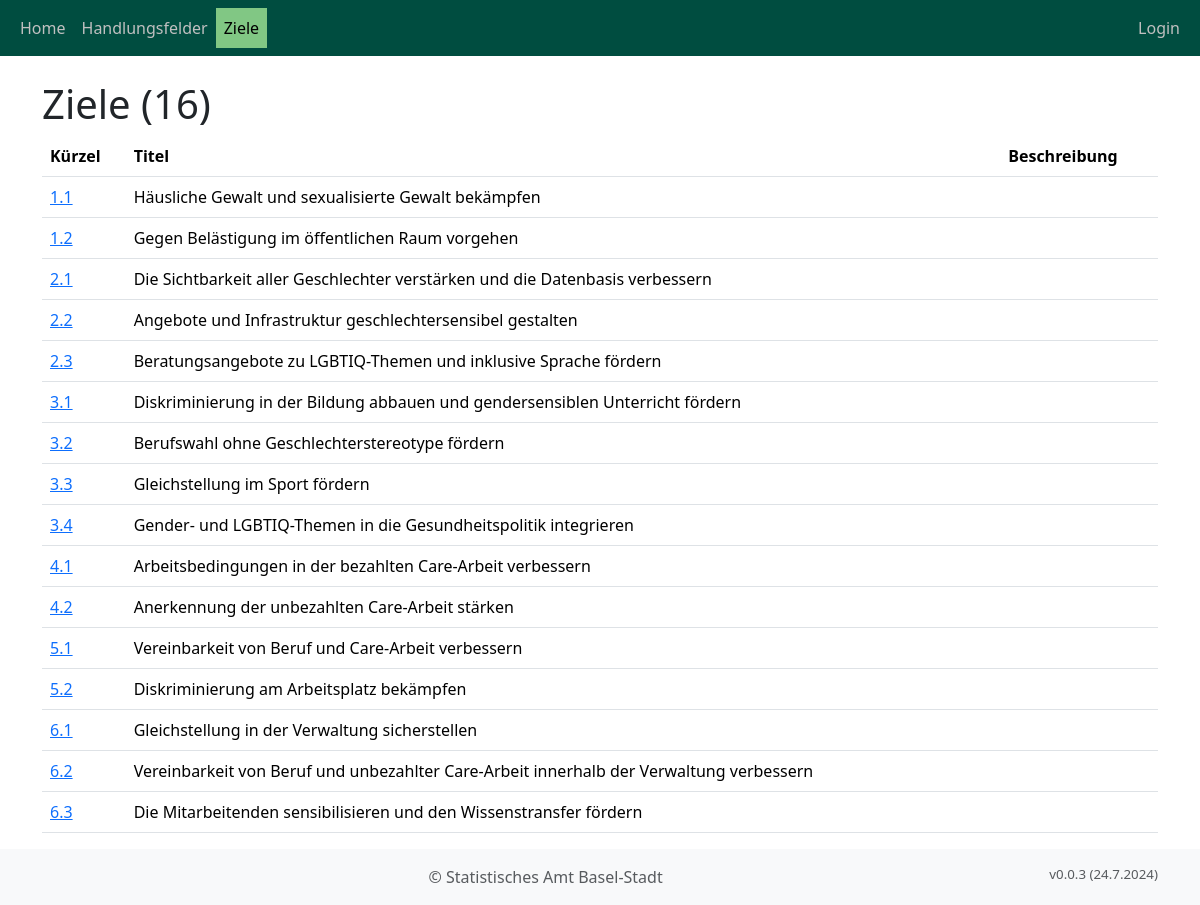
Screenshot of /ziele/ with the database file from the repository.
### objective_manager_app/models.py (models this page shows, shortened)
class BusinessObject(models.Model):
    strategie = models.ForeignKey("Strategie", on_delete=models.CASCADE)
    typ = models.ForeignKey("Code", on_delete=models.CASCADE)
    vorgaenger = models.ForeignKey("self", on_delete=models.CASCADE, null=True, blank=True)
    kuerzel = models.CharField(max_length=10)
    titel = models.CharField(max_length=200, verbose_name="Titel")
    beschreibung = models.TextField(verbose_name="Beschreibung")
    erstellt_am = models.DateTimeField(auto_now_add=True, verbose_name="Erstellt am")
    erstellt_von = models.ForeignKey(User, on_delete=models.CASCADE, verbose_name="Erstellt von", blank=True)
    aufwand_personen_tage_plan = models.DecimalField(max_digits=10, decimal_places=2, verbose_name="Aufwand Personentage", default=0)
    aufwand_tsd_chf_plan = models.DecimalField(max_digits=10, decimal_places=2, verbose_name="Aufwand tsd CHF", default=0)
    jahr_start = models.IntegerField(verbose_name="Jahr Start", default=datetime.now().year)
    jahr_ende = models.IntegerField(verbose_name="Jahr Ende", default=datetime.now().year)
    anmerkung_initialisierung = models.TextField(verbose_name="Pol. Vorstoss", null=True, blank=True)
    messbarkeit = models.CharField(max_length=200, verbose_name="Messbarkeit")
    bestehende_massnahme = models.CharField(max_length=200, verbose_name="Bestehende Massnahme")
    kontakt_verantwortlich = models.ForeignKey(Person, on_delete=models.CASCADE, verbose_name="Kontakt verantwortlich")
    objects = models.Manager()
    themen = ThemaManager()
    handlungsfelder = HandlungsfeldManager()
    ziele = ZielManager()
    massnahmen = MassnahmeManager()

### objective_manager_app/views.py (the view)
# urls.py: path("ziele/", views.ziele_list, name="ziele_list"),
def ziele_list(request):
    ziele = BusinessObject.ziele.all()
    return render(request, "objective_manager_app/ziele_list.html", {"ziele": ziele})

### objective_manager_app/models.py (called while the page is built)
    def get_queryset(self):
        return super().get_queryset().filter(typ_id=3, vorgaenger__typ_id=2)

### objective_manager_app/templatetags/custom_filters.py (called while the page is built)
@register.filter(name='is_in_group')
def is_in_group(user, group_name):
    if user.is_authenticated:
        return user.groups.filter(name=group_name).exists()
    return False

### templates/objective_manager_app/ziele_list.html (shortened to what this page needs)
{% extends "base.html" %}
{% load custom_filters %}
{% block content %}
    <div class="container">
        <h1>Ziele  ({{ ziele|length }})</h1>
        <table class="table">
            <thead>
                <tr>
                    <th>Kürzel</th>
                    <th>Titel</th>
                    <th>Beschreibung</th>
                </tr>
            </thead>
            <tbody>
                {% for ziel in ziele %}
                <tr>
                    <td><a href="{% url 'ziel_detail' ziel.pk %}">{{ ziel.kuerzel }}</a></td>
                    <td>{{ ziel.titel }}</td>
                    <td>{{ ziel.text }}</td>
                </tr>
                {% endfor %}
            </tbody>
        </table>
    </div>
{% endblock %}

### rows the page displays
BusinessObject: kuerzel "1.1", titel "Häusliche Gewalt und sexualisierte Gewalt bekämpfen"
BusinessObject: kuerzel "1.2", titel "Gegen Belästigung im öffentlichen Raum vorgehen"
BusinessObject: kuerzel "2.1", titel "Die Sichtbarkeit aller Geschlechter verstärken und die Datenbasis verbessern"
BusinessObject: kuerzel "2.2", titel "Angebote und Infrastruktur geschlechtersensibel gestalten"
BusinessObject: kuerzel "2.3", titel "Beratungsangebote zu LGBTIQ-Themen und inklusive Sprache fördern"
BusinessObject: kuerzel "3.1", titel "Diskriminierung in der Bildung abbauen und gendersensiblen Unterricht fördern"
BusinessObject: kuerzel "3.2", titel "Berufswahl ohne Geschlechterstereotype fördern"
BusinessObject: kuerzel "3.3", titel "Gleichstellung im Sport fördern"
BusinessObject: kuerzel "3.4", titel "Gender- und LGBTIQ-Themen in die Gesundheitspolitik integrieren"
BusinessObject: kuerzel "4.1", titel "Arbeitsbedingungen in der bezahlten Care-Arbeit verbessern"
BusinessObject: kuerzel "4.2", titel "Anerkennung der unbezahlten Care-Arbeit stärken"
BusinessObject: kuerzel "5.1", titel "Vereinbarkeit von Beruf und Care-Arbeit verbessern"
BusinessObject: kuerzel "5.2", titel "Diskriminierung am Arbeitsplatz bekämpfen"
BusinessObject: kuerzel "6.1", titel "Gleichstellung in der Verwaltung sicherstellen"
BusinessObject: kuerzel "6.2", titel "Vereinbarkeit von Beruf und unbezahlter Care-Arbeit innerhalb der Verwaltung verbessern"
BusinessObject: kuerzel "6.3", titel "Die Mitarbeitenden sensibilisieren und den Wissenstransfer fördern"

### other values shown
{{ ziele|length }} "16"
